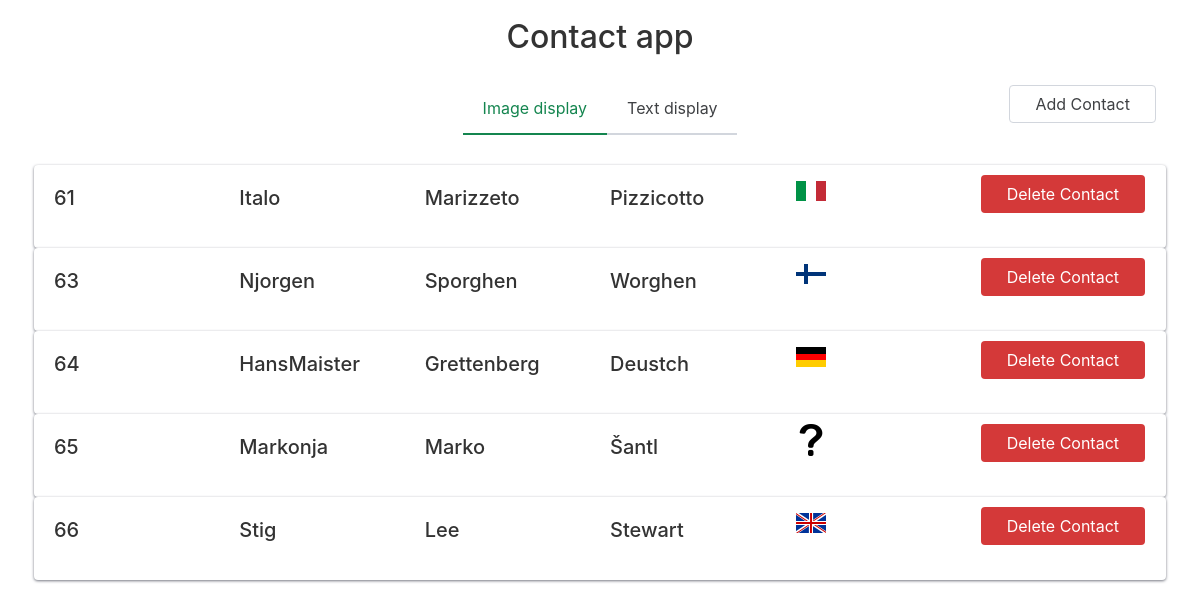
The page / on the database its author committed.
### tables this page shows
CREATE TABLE `contact` (
  `id` int(11) NOT NULL,
  `nick` varchar(32) DEFAULT NULL,
  `fname` varchar(20) DEFAULT NULL,
  `lname` varchar(20) DEFAULT NULL,
  `country_id` int(11) NOT NULL
);

CREATE TABLE `country` (
  `id` int(11) NOT NULL,
  `name` varchar(80) DEFAULT NULL,
  `two_id` varchar(2) DEFAULT NULL,
  `three_id` varchar(3) DEFAULT NULL,
  `continent` varchar(20) DEFAULT NULL,
  `flag_url` varchar(50) DEFAULT NULL
);

### components/contacts/contact_card_img.php (the view)
<?php
    include('contact_delete.php');
    function cardImage($id,$nick,$fname,$lname,$flag_url) {
        echo '
        <div class="card">
        <div class="row">
        <div class="col"><h4>'.$id.'</h4></div>
        <div class="col"><h4>'.$nick.'</h4></div>
        <div class="col"><h4>'.$fname.'</h4></div>
        <div class="col"><h4>'.$lname.'</h4></div>
        <div class="col"><img width="32" height="32" src="'.$flag_url.'"></div>
        <div class="col">';
        deleteButton($id);
        echo '</div></div></div>';
    }
?>

### index.php (shortened to what this page needs)
<?php
    include('./components/contacts/contact-display.php');
    $conn = new Mysqli('localhost','root','','contacts');
?>
<!DOCTYPE html>
<html>
<head>
    <link rel='stylesheet' href='static/css/chota/dist/chota.css'>
</head>
<body>
    <div class='container'>
    <h1 class='text-center'>Contact app</h1>
    <nav class="nav">
        <div class="nav-left"></div>
        <div class="nav-center">
            <div class="tabs">
            <a href='index.php?show_images=1' class="<?php if($_GET['show_images'] || !isset($_GET['show_images'])) echo 'active'; ?>">Image display</a>
            <a href='index.php?show_images=0' class="<?php if(!$_GET['show_images'] && isset($_GET['show_images'])) echo 'active'; ?>">Text display</a>
            </div>
        </div>
        <div class="nav-right">
            <details class="dropdown" style="z-index:100;">
            <summary class="button outline">Add Contact</summary>
  </details>
        </div>
    </nav>
    <div style="margin-top:30px;">
    <?php
        if (!isset($_GET['show_images']) || $_GET['show_images'] == true) contactDisplay($conn,0);
        else contactDisplay($conn,1);
    ?>
    </div>
    </div>
</body>
</html>

### components/contacts/contact-display.php (shortened to what this page needs)
<?php
    function contactDisplay($conn,$txtonly) {
        $stmt = $conn->prepare('SELECT contact.id,nick,fname,lname,three_id,flag_url,country.name,country.two_id,country.continent FROM contact INNER JOIN country ON contact.country_id = country.id');
        $stmt->execute();
        $rs = $stmt->get_result();
        if (!$txtonly) {
            include('contact_card_img.php');
            while ($data = $rs->fetch_assoc()) {
                cardImage(
                    $data['id'],
                    $data['nick'],
                    $data['fname'],
                    $data['lname'],
                    $data['flag_url']
                );
            }
        }
    }
?>

### components/contacts/contact_delete.php
<?php
    function deleteButton($contact_id) {
        echo '
        <a class="button error" href="actions.php?action=delete_contact&contact_id='.$contact_id.'">Delete Contact</a>
    ';
    }
?>

### rows shown on the page
contact: id "61", nick "Italo", fname "Marizzeto", lname "Pizzicotto", country.flag_url (picture)
contact: id "63", nick "Njorgen", fname "Sporghen", lname "Worghen", country.flag_url (picture)
contact: id "64", nick "HansMaister", fname "Grettenberg", lname "Deustch", country.flag_url (picture)
contact: id "65", nick "Markonja", fname "Marko", lname "Šantl", country.flag_url (picture)
contact: id "66", nick "Stig", fname "Lee", lname "Stewart", country.flag_url (picture)
